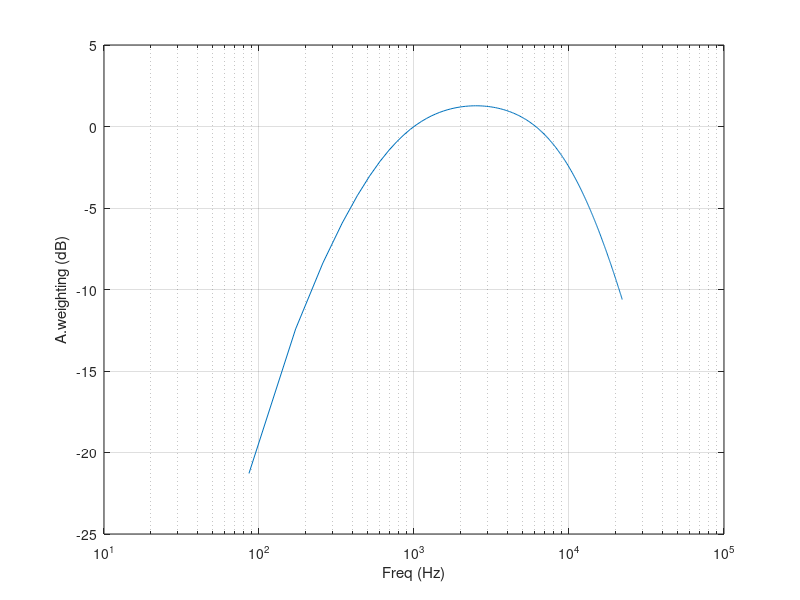

Write MATLAB code to recreate this figure.
clcclear allclose all%% CONSTANTS AND PARAMETERSfs = 44100; % Sample frequencyfftSize = 512; % FFT LENGTHfreq=[0:fs/(fftSize):fs/2];fA = 10^(2.45);fL = 10^1.5;fH = 10^3.9;fr = 1000;D = abs(sqrt(0.5));b = (1/(1-D))*(fr^2+fL^2*fH^2/fr^2-D*(fL^2+fH^2));c = fL^2*fH^2f1 = ((-b-sqrt(b^2-4*c))/2)^0.5;f4 = ((-b+sqrt(b^2-4*c))/2)^0.5;f2 = (3-sqrt(5))/2*fA;f3 = (3+sqrt(5))/2*fA;A1000 = -2;Atable = 20*log10((f4^2.*freq.^4)./(((freq.^2+f1^2).*(freq.^2+f2^2).^0.5).*((freq.^2+f3^2).^0.5).*(freq.^2+f4^2)))-A1000;Atable_24bit = 10.^(Atable/20);semilogx(freq,Atable);gridxlabel('Freq (Hz)')ylabel('A.weighting (dB)');table = zeros(257,3);table(:,1) = freq(:);table(:,2) = Atable(:);table(:,3) = Atable_24bit(:);csvwrite('aweightingtableNORM.csv', table);